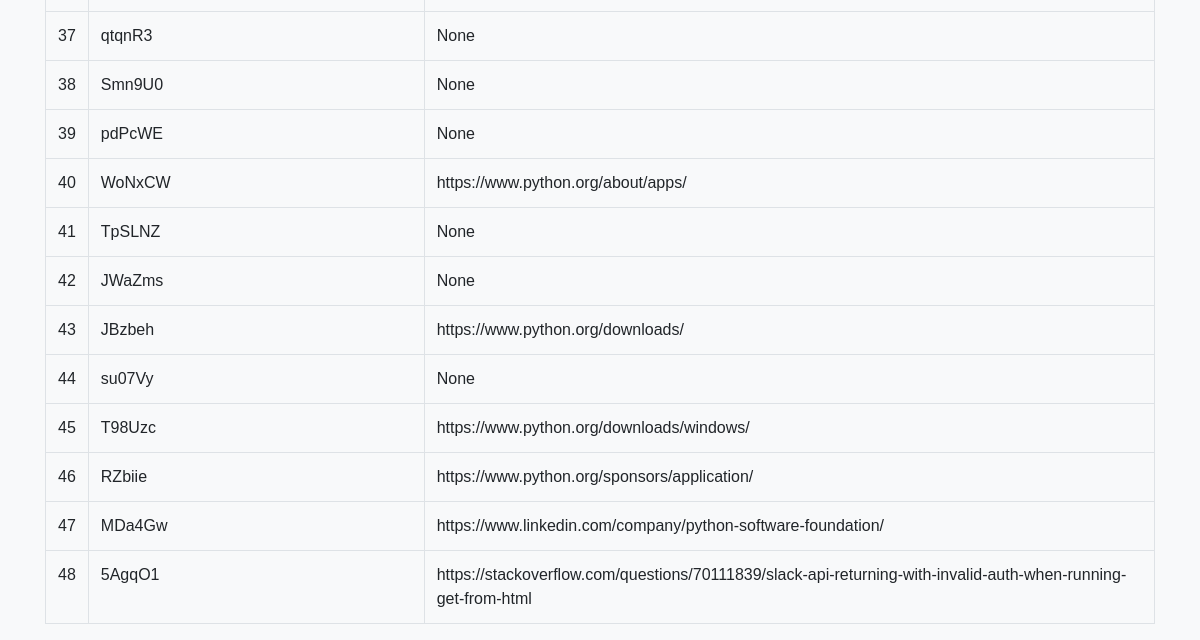
/list (lower part), run on an earlier commit of the app's database.
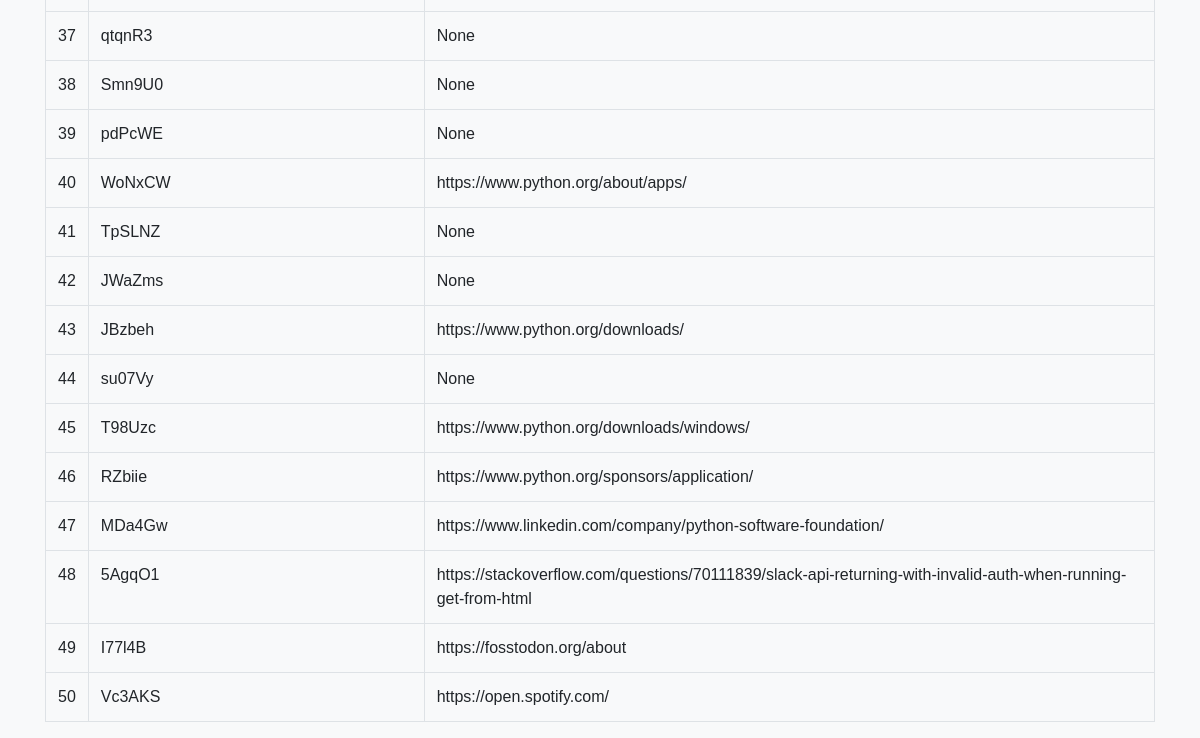
And on a later commit of the database.
### app.py (models this page shows, shortened)
class Link(db.Model):
    id = db.Column(db.Integer, primary_key=True)
    original_url = db.Column(db.String(512))
    short_url = db.Column(db.String(3), unique=True)
    visits = db.Column(db.Integer, default=0)
    date_created = db.Column(db.DateTime, default=datetime.now)

### app.py (the view)
@app.route("/list")
def model():
    model = Link.query.all()
    return render_template('list.html', model = model)

### templates/list.html (shortened to what this page needs)
<!DOCTYPE html>
<html lang="en">
<head>
    <link href="https://maxcdn.bootstrapcdn.com/bootstrap/4.5.2/css/bootstrap.min.css" rel="stylesheet">
</head>
<body>
    <div class="container">
        <table class="table">
            <tbody>
                {% for url in model %}
                    <tr>
                        <td>{{ url.id }}</td>
                        <td>{{ url.short_url }}</td>
                        <td>{{ url.original_url }}</td>
                    </tr>
                {% endfor %}
            </tbody>
        </table>
    </div>
</body>
</html>

### templates/list.html (style rules this page uses)
body { font-family: 'Arial', sans-serif; background-color: #f8f9fa; }
.container { margin-top: 50px; }
table { width: 100%; margin-bottom: 20px; border-collapse: collapse; border-spacing: 0; }
table, th, td { border: 1px solid #dee2e6; }

What changed in the data, as far as the page shows it:
added Link: id "49", short_url "I77l4B", original_url "https://fosstodon.org/about"
added Link: id "50", short_url "Vc3AKS", original_url "https://open.spotify.com/"
